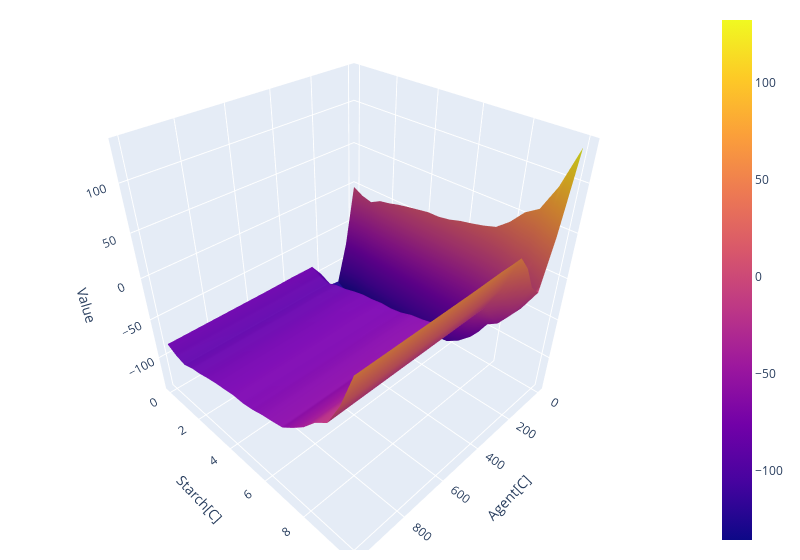

Notebook code cell kept with this figure:
### Code cell
import plotly.express as px
import plotly.graph_objects as go

fig = go.Figure(data=[go.Surface(z=Data_Table_Optimal["Low"]['Value'].to_numpy().reshape(20,20,order="F"), x=np.linspace(0,1000,20), y=np.linspace(0,10,20))],
               )
fig.update_layout(scene = dict(
                    xaxis_title='Agent[C]',
                    yaxis_title='Starch[C]',
                    zaxis_title='Value'),
                    width=800,
                    margin=dict(r=20, b=10, l=10, t=10)),


fig.show()

### Figure 1 — Plotly figure (JSON) as saved in the notebook; plotly's stock layout.template omitted (floating-point values rounded to 4 significant figures; data arrays with more than 128 entries replaced by an {"elided": "..."} marker saying what was removed)
{"data": [{"type": "surface", "x": [0, 52.63, 105.3, 157.9, 210.5, 263.2, 315.8, 368.4, 421.1, 473.7, 526.3, 578.9, 631.6, 684.2, 736.8, 789.5, 842.1, 894.7, 947.4, 1000], "y": [0, 0.5263, 1.053, 1.579, 2.105, 2.632, 3.158, 3.684, 4.211, 4.737, 5.263, 5.789, 6.316, 6.842, 7.368, 7.895, 8.421, 8.947, 9.474, 10], "z": {"elided": "20x20 float values"}}], "layout": {"margin": {"b": 10, "l": 10, "r": 20, "t": 10}, "scene": {"xaxis": {"title": {"text": "Agent[C]"}}, "yaxis": {"title": {"text": "Starch[C]"}}, "zaxis": {"title": {"text": "Value"}}}, "width": 800}}
